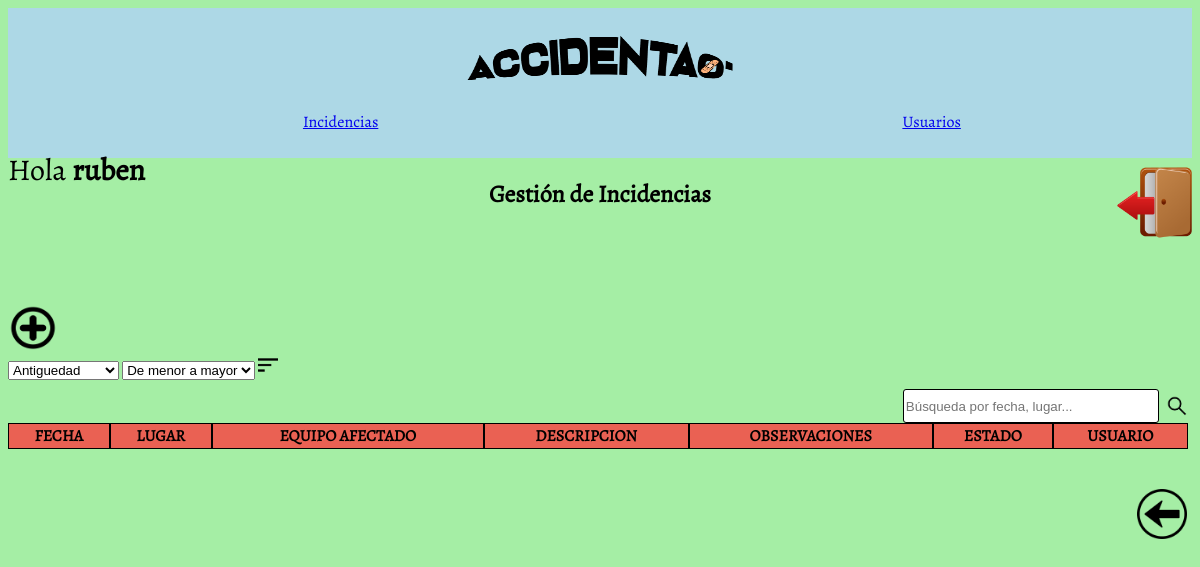
Page / (signed in) on the earlier database version.
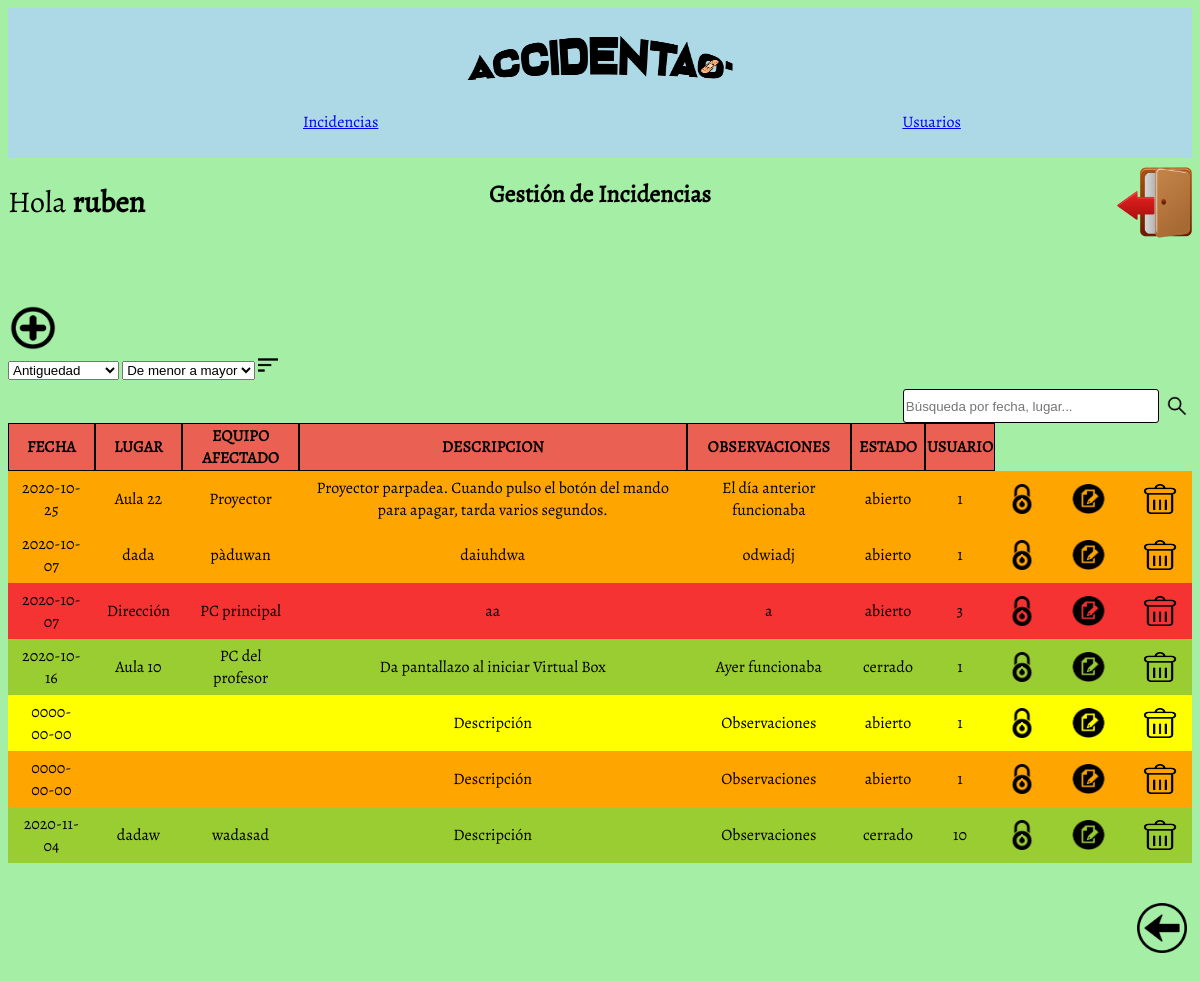
Same page on the later database version.
### tables this page shows
CREATE TABLE `incidencias` (
  `id_incidencia` int(11) NOT NULL,
  `fecha` date NOT NULL,
  `lugar` varchar(200) NOT NULL,
  `equipo_afectado` varchar(200) NOT NULL,
  `descripcion` varchar(500) NOT NULL,
  `id_user` int(11) NOT NULL,
  `observaciones` varchar(500) NOT NULL,
  `estado` enum('abierto','en espera','cerrado') DEFAULT NULL,
  `prioridad` enum('alta','media','baja','cerrada') NOT NULL DEFAULT 'media'
);

### vista.php (called while the page is built)
<?php
	class Vista {
		public function mostrar($nombreVista, $data = null) {
			include_once("vistas/header.php");
			include_once("vistas/$nombreVista.php");
			include_once("vistas/footer.php");
        }
	}

### index.php (called while the page is built, shortened)
<?php
    include_once("controller.php");
    $controller = new Controller();
    if (isset($_REQUEST["action"])) {
		  $action = $_REQUEST["action"];
	  } else {
		  $action = "formLogin";
    }
	$controller->$action();

### models/incidencia.php (called while the page is built, shortened)
<?php
    class Incidencia {
        private $db;
        public function __construct() {
            $this->db = new mysqli('localhost','root','','accidentao');
        }
        public function getAll() {
            $arrayResult = array();
            if ($result = $this->db->query("SELECT * FROM incidencias")) {
                while ($fila = $result->fetch_object()) {
                    $arrayResult[] = $fila;
                }
            } else {
                $arrayResult = null;
            }
            return $arrayResult;
        }
    }

### vistas/incidencias/listaIncidencias.php (the view, shortened to what this page needs)
<?php
    if (isset($_SESSION['id_user'])) {
        echo '<h2 class="text-center">Gestión de Incidencias</h2>';
        echo '<div id="logout">
                <a href="index.php?action=cerrarSesion">
                    <img src="imgs/logout.png" alt="Cerrar sesión" title="Cerrar sesión" id="buttonLogout">
                </a>
               </div>';
        echo '<div class="bienvenida"><p>Hola <strong>'.$_SESSION['nombre_user'].'</strong></p></div>';
        echo '<div id="crearIncidencia">
                <a href="index.php?action=formularioInsertarIncidencia">
                    <img src="imgs/button-new.png" alt="Añadir incidencia" title="Nueva incidencia" id="botonCrearIncidencia">
                </a>
              </div>';
        if ($_SESSION['rol_user'] == 1) {
            echo '<div class="divOrdenar">
                    <form class="formOrdenar" action="index.php" method="post">
                    <input type="hidden" name="action" value="mostrarListaIncidenciasOrdenadas">
                    <select name="campoOrden">
                        <option value="id_incidencia" selected>Antiguedad</option>
                        <option value="fecha">Fecha</option>
                        <option value="lugar">Lugar</option>
                        <option value="equipo_afectado">Equipo</option>
                        <option value="descripcion">Descripción</option>
                        <option value="observaciones">Observaciones</option>
                        <option value="estado">Estado</option>
                        <option value="prioridad">Prioridad</option>
                        <option value="id_user">Usuario</option>
                    </select>
                    <select name="tipoOrden">
                        <option value="ASC" selected>De menor a mayor</option>
                        <option value="DESC">De mayor a menor</option>
                    </select>
                    <input type="image" title="Ordenar" alt="Ordenar incidencias" src="imgs/botonOrdenar.png" class="botonOrdenar">
                    </form>
                    </div>';
            echo '<div class="divSearch">
                    <form class="search" action="index.php" method="get">
                        <input type="text" class="inputBusqueda" name="texto_busqueda" placeholder="Búsqueda por fecha, lugar...">
                        <input type="hidden" name="action" value="buscarIncidencia">
                        <input type="image" title="Buscar" alt="Botón enviar" src="imgs/lupa.png" class="lupa">
                    </form>
                  </div>';
        }
        if (is_array($data['listaIncidencias'])) {
            echo '<table class="tablaIncidencias" cellspacing="0">';
            echo '<thead class="theadIncidencias">';
            echo '<tr>';
            echo '<td class="thead1">FECHA</td>';
            echo '<td class="thead1">LUGAR</td>';
            echo '<td class="thead1">EQUIPO AFECTADO</td>';
            echo '<td class="thead1">DESCRIPCION</td>';
            echo '<td class="thead1">OBSERVACIONES</td>';
            echo '<td class="thead1">ESTADO</td>';
            if ($_SESSION['rol_user'] == 1) {
                echo '<td class="thead1">USUARIO</td>';
            }
            echo '</thead>';
            echo '<tbody class="cuerpoIncidencias">';
            foreach($data['listaIncidencias'] as $incidencia) {
                echo '<tr class="'.$incidencia->prioridad.'">';
                echo '<td>'. $incidencia->fecha .'</td>';
                echo '<td>'. $incidencia->lugar .'</td>';
                echo '<td>'. $incidencia->equipo_afectado .'</td>';
                echo '<td>'. $incidencia->descripcion .'</td>';
                echo '<td>'. $incidencia->observaciones .'</td>';
                echo '<td>'. $incidencia->estado .'</td>';
                if ($_SESSION['rol_user'] == 1) {
                    echo '<td>'. $incidencia->id_user .'</td>';
                }
                echo '<td><a href="index.php?action=cerrarIncidencia&id_incidencia='.$incidencia->id_incidencia.'">
                    <img src="imgs/cerrarIncidencia.png" id="botonCerrarIncidencia" alt="Cerrar incidencia" title="Cerrar incidencia"></td>';
                echo '<td><a href="index.php?action=formModificarIncidencia&id_incidencia='.$incidencia->id_incidencia.'&id_user='.$_SESSION['id_user'].'">
                    <img src="imgs/button-edit.png" id="buttonEdit" alt="Modificar incidencia" title="Modificar incidencia"></a></td>';
                if ($_SESSION['rol_user'] == 1) {
                    echo '<td><a href="index.php?action=borrarIncidencia&id_incidencia='.$incidencia->id_incidencia.'&id_user='.$_SESSION['id_user'].'">
                    <img src="imgs/borrar.png" id="botonBorrar" alt="Borrar incidencia" title="Borrar incidencia"></a></td>';
                }
                echo '</tr>';
            }
            echo '</tbody>';
            echo '</table>';
        } else {
            echo '<p style="color:red">No se han encontrado incidencias.</p>';
        }
    }

### controller.php (shortened to what this page needs)
<?php
    include_once("vista.php");
    include_once("models/incidencia.php");
    class Controller {
        private $vista, $user, $incidencia;
        public function __construct() {
            $this->vista = new Vista();
            $this->incidencia = new Incidencia();
        }
        public function formLogin() {
            if (!isset($_SESSION['id_user']))
                $this->vista->mostrar("user/formLogin");
            else
                $this->mostrarListaIncidencias();
        }
        public function mostrarListaIncidencias() {
            if (isset($_SESSION['id_user'])) {
                if ($_SESSION['rol_user'] == 1) {
                    $data['listaIncidencias'] = $this->incidencia->getAll();
                } else if ($_SESSION['rol_user'] == 2) {
                    $data['listaIncidencias'] = $this->incidencia->getSelected($_SESSION['id_user']);
                }
                $this->vista->mostrar("incidencias/listaIncidencias", $data);
            } else {
                $data['msjError'] = 'Debes iniciar sesión para continuar';
                $this->vista->mostrar("user/formLogin", $data);
            }
        }
    }

### vistas/header.php (shortened to what this page needs)
<!DOCTYPE html PUBLIC "-//W3C//DTD XHTML 1.0 Transitional//EN" "http://www.w3.org/TR/xhtml1/DTD/xhtml1-transitional.dtd">
<html lang="en" xmlns="http://www.w3.org/1999/xhtml">
<head>
    <link rel="stylesheet" href="styles/styles.css">
</head>
<body>
    <div class="header" id="header" align="center">
    <a href="index.php"><img src="imgs/logo.png" alt="Logo de Accidentao" width="300px" height="100px" class="img_logo"></a>
<?php
    if (isset($_SESSION['id_user'])) {
        echo '<table id="button">
               <tr>
                <td><a href="index.php?action=mostrarListaIncidencias">Incidencias</a></td>';
                if ($_SESSION['rol_user'] == 1) {
                    echo '<td><a href="index.php?action=gestionUsuarios">Usuarios</a></td>';
                }
               echo '</tr>
              </table>';
    }
?>
    </div>
</body>

### vistas/footer.php
<div id="footer" class="footer">
    <div id="volver">
        <a href="index.php">
            <img src="imgs/botonVolver.png" class="botonVolver" alt="Botón volver" title="Volver">
        </a>
    </div>
</div>
</body>

### styles/styles.css (style rules this page uses)
.header { background-color: lightblue; width: 100%; height: 150px; z-index: 0; position: relative; top: 0; left: 0; right: 0; }
#button { padding: 0; width: 100%; }
#button td { text-align: center; }
body { background-color: rgb(165, 238, 165); font-family: "Alegreya"; }
h2.text-center { width: 100%; text-align: center; }
.footer { width: 99.6%; height: 100px; }
#logout { width:100%; position:relative; text-align:right; top:-65px; }
#buttonLogout { width: 75px; height: 75px; }
.theadIncidencias td.thead1 { background: #ea6153; border: 1px solid black; font-weight: bold; }
.tablaIncidencias { margin: 0 0 40px 0; width: 100%; display: table; text-align: center; border: none; }
.bienvenida { position: absolute; top: 15%; font-size: 30px; }
.cuerpoIncidencias td { margin-bottom: 10px; padding: 6px 12px; border-spacing: 0px; }
tr.alta { background-color: rgb(245, 51, 51); }
tr.media { background-color: orange; }
tr.baja { background-color: yellow; }
tr.cerrada { background-color: yellowgreen; }
img#botonCrearIncidencia { width: 50px; height: 50px; }
img#buttonEdit { width: 55px; height: 30px; }
#crearIncidencia { position: relative; display: inline; }
.divSearch { position: relative; float: right; }
.inputBusqueda { border-radius: 3px; border: 1px solid black; width: 250px; height: 30px; }
.lupa { width: 30px; height: 30px; position: relative; bottom: -10px; }
div#volver { float: right; }
.botonVolver { width: 50px; height: 50px; }
#botonBorrar { width: 40px; height: 30px; }
#botonCerrarIncidencia { width: 30px; height: 30px; }
input.botonOrdenar { width: 20px; height: 20px; }

Differences in the rows shown:
added incidencias: fecha "2020-10-25", lugar "Aula 22", equipo_afectado "Proyector", descripcion "Proyector parpadea. Cuando pulso el botón del mando para apagar, tarda varios segundos.", observaciones "El día anterior funcionaba", estado "abierto", id_user "1"
added incidencias: fecha "2020-10-07", lugar "dada", equipo_afectado "pàduwan", descripcion "daiuhdwa", observaciones "odwiadj", estado "abierto", id_user "1"
added incidencias: fecha "2020-10-07", lugar "Dirección", equipo_afectado "PC principal", descripcion "aa", observaciones "a", estado "abierto", id_user "3", prioridad "alta" (drawn)
added incidencias: fecha "2020-10-16", lugar "Aula 10", equipo_afectado "PC del profesor", descripcion "Da pantallazo al iniciar Virtual Box", observaciones "Ayer funcionaba", estado "cerrado", id_user "1", prioridad "cerrada" (drawn)
added incidencias: fecha "0000-00-00", descripcion "Descripción", observaciones "Observaciones", estado "abierto", id_user "1", prioridad "baja" (drawn)
added incidencias: fecha "0000-00-00", descripcion "Descripción", observaciones "Observaciones", estado "abierto", id_user "1"
added incidencias: fecha "2020-11-04", lugar "dadaw", equipo_afectado "wadasad", descripcion "Descripción", observaciones "Observaciones", estado "cerrado", id_user "10", prioridad "cerrada" (drawn)
